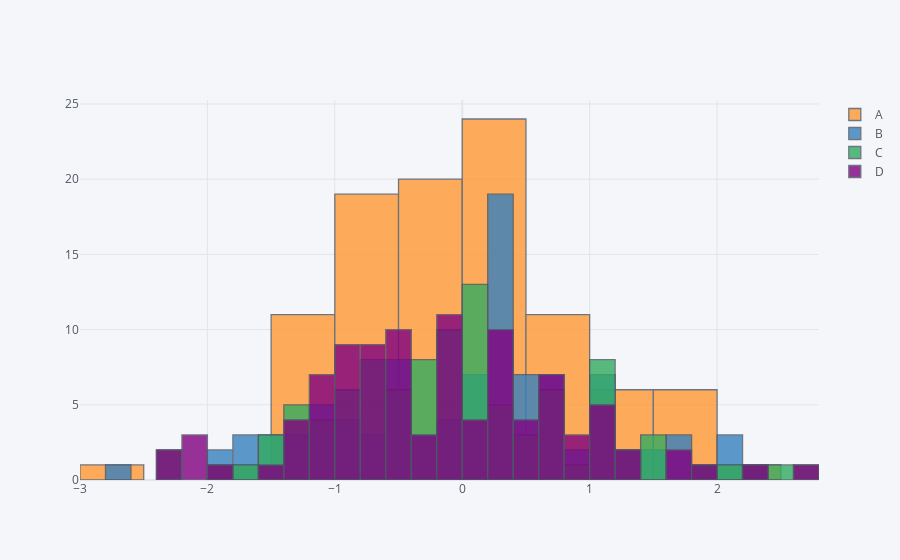

Notebook source saved alongside this figure:
### Code cell
df.iplot(kind='hist',bins=25)
